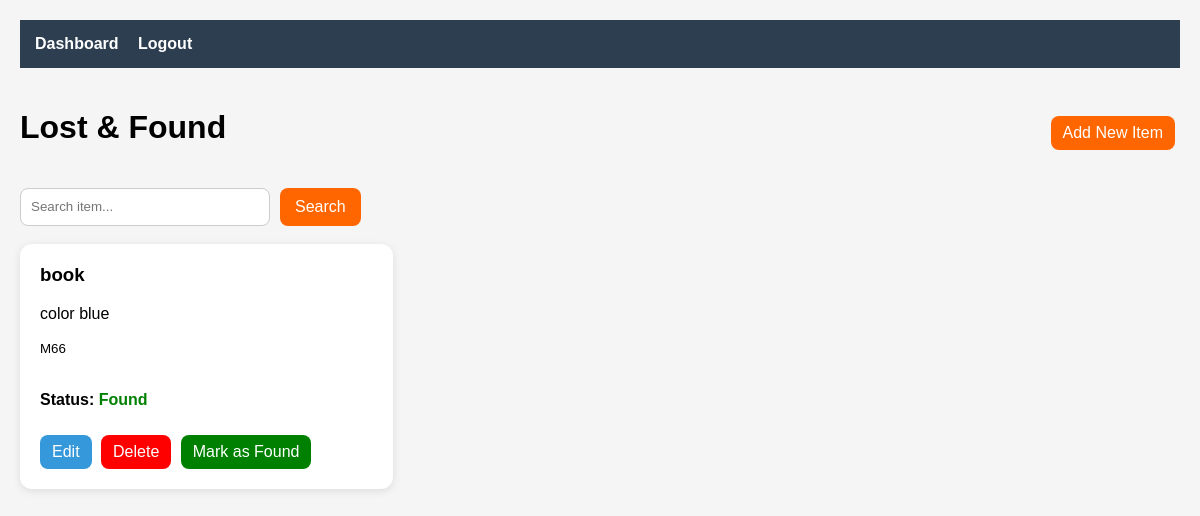
Before: /lost_found/view.php with the older database file.
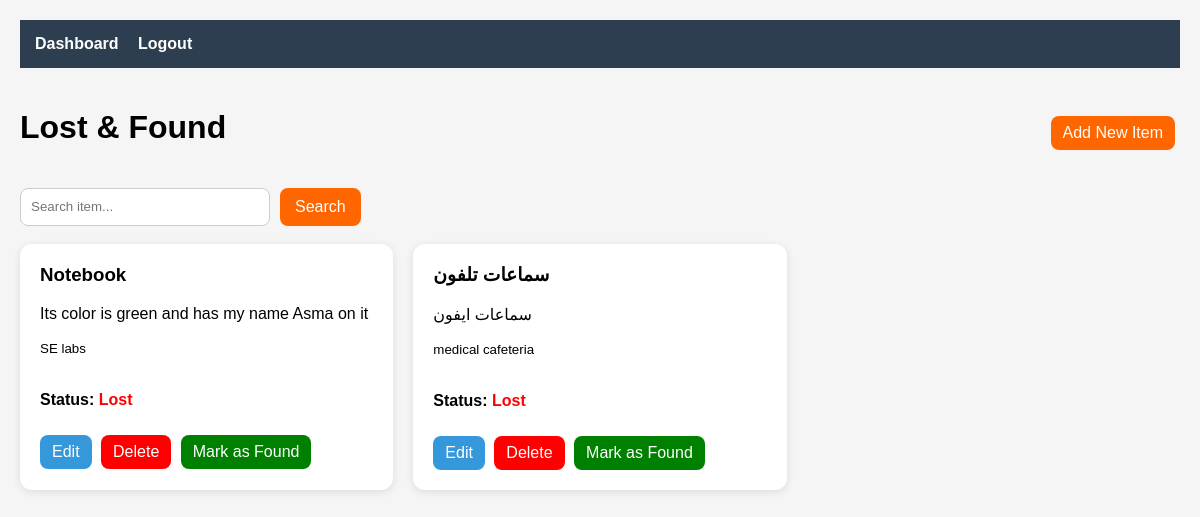
After: the same page with the newer database file.
### tables this page shows
CREATE TABLE `lost_items` (
  `id` int(11) NOT NULL AUTO_INCREMENT,
  `user_id` int(11) DEFAULT NULL,
  `title` varchar(150) DEFAULT NULL,
  `description` text DEFAULT NULL,
  `location` varchar(150) DEFAULT NULL,
  `status` enum('lost','found') DEFAULT 'lost',
  `created_at` timestamp NOT NULL DEFAULT current_timestamp(),
  PRIMARY KEY (`id`),
  KEY `user_id` (`user_id`),
  CONSTRAINT `lost_items_ibfk_1` FOREIGN KEY (`user_id`) REFERENCES `users` (`id`) ON DELETE CASCADE
);

### lost_found/view.php (the view, shortened to what this page needs)
<?php
include "../database/db_connection.php";
$search = "";
$is_search =
    isset($_GET['search']) &&
    $_GET['search'] !== "";
if ($is_search) {
    $search = $_GET['search'];
    $sql = "
    SELECT * FROM lost_items
    WHERE title LIKE '%$search%'
    OR description LIKE '%$search%'
    OR location LIKE '%$search%'
    ORDER BY created_at DESC
    ";
} else {
    $sql = "
    SELECT * FROM lost_items
    ORDER BY created_at DESC
    ";
}
$result = mysqli_query($conn, $sql);
?>
<!DOCTYPE html>
<html>
<head>
    <link rel="stylesheet"
          href="../assets/css/lostfound.css">
</head>
<body>
<div class="navbar">
   <a href="../<?php echo $_SESSION['role']; ?>/dashboard.php">
        Dashboard
    </a>
    <a href="../auth/logout.php">
        Logout
    </a>
</div>
<div class="container">
    <div class="top-bar">
        <h1>Lost & Found</h1>
        <a class="btn add-btn"
           href="add_lost_item.php">
           Add New Item
        </a>
    </div>
    <form class="search-form" method="GET">
        <input type="text"
               name="search"
               placeholder="Search item..."
               value="<?php echo $search; ?>">
        <button type="submit">
            Search
        </button>
    </form>
    <br>
    <div class="items-grid">
    <?php
    if (mysqli_num_rows($result) > 0) {
        while ($row = mysqli_fetch_assoc($result)) {
    ?>
    <div class="item-card">
        <h3>
            <?php echo $row['title']; ?>
        </h3>
        <p>
            <?php echo $row['description']; ?>
        </p>
        <small>
            <?php echo $row['location']; ?>
        </small>
        <br><br>
        <p>
            <strong>Status:</strong>
            <span class="status <?= $row['status'] ?>">
                <?= ucfirst($row['status']) ?>
            </span>
        </p>
        <a class="btn btn-edit"
           href="edit_item.php?id=<?php echo $row['id']; ?>">
           Edit
        </a>
        <a class="btn btn-delete"
   href="view.php?delete=<?php echo $row['id']; ?>"
   onclick="return confirm('Are you sure you want to delete this item?')">
           Delete
        </a>
        <a class="btn btn-found"
           href="view.php?found=<?php echo $row['id']; ?>">
           Mark as Found
        </a>
    </div>
    <?php
        }
    }
    ?>
    </div>
</div>
</body>
</html>

Changed rows visible on the page:
removed lost_items: title "book", description "color blue", location "M66", status "Found"
added lost_items: title "Notebook", description "Its color is green and has my name Asma on it", location "SE labs", status "Lost"
added lost_items: title "سماعات تلفون", description "سماعات ايفون", location "medical cafeteria", status "Lost"
